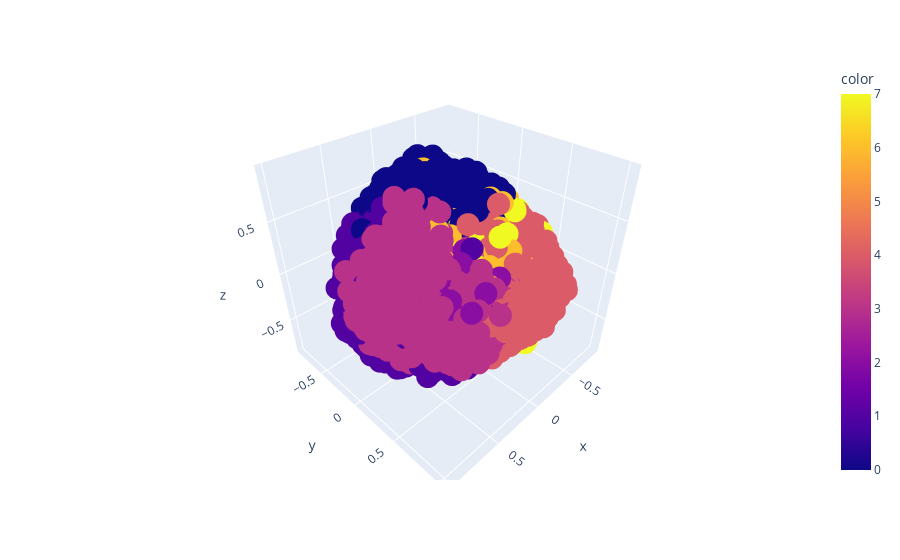

Write notebook code for a chart like this one.
### Code cell
import plotly.express as px

x_, y_, z_ = Xn_3d.T
fig = px.scatter_3d(x=x_, y=y_, z=z_, color=X['cluster'])
fig.show()

### Figure 1 — Plotly figure (JSON) as saved in the notebook; plotly's stock layout.template omitted (floating-point values rounded to 4 significant figures; data arrays with more than 128 entries replaced by an {"elided": "..."} marker saying what was removed)
{"data": [{"hovertemplate": "x=%{x}<br>y=%{y}<br>z=%{z}<br>color=%{marker.color}<extra></extra>", "legendgroup": "", "marker": {"color": {"elided": "8950 int values"}, "coloraxis": "coloraxis", "symbol": "circle"}, "mode": "markers", "name": "", "scene": "scene", "showlegend": false, "type": "scatter3d", "x": {"elided": "8950 float values"}, "y": {"elided": "8950 float values"}, "z": {"elided": "8950 float values"}}], "layout": {"coloraxis": {"colorbar": {"title": {"text": "color"}}, "colorscale": [[0, "#0d0887"], [0.1111, "#46039f"], [0.2222, "#7201a8"], [0.3333, "#9c179e"], [0.4444, "#bd3786"], [0.5556, "#d8576b"], [0.6667, "#ed7953"], [0.7778, "#fb9f3a"], [0.8889, "#fdca26"], [1, "#f0f921"]]}, "legend": {"tracegroupgap": 0}, "margin": {"t": 60}, "scene": {"domain": {"x": [0, 1], "y": [0, 1]}, "xaxis": {"title": {"text": "x"}}, "yaxis": {"title": {"text": "y"}}, "zaxis": {"title": {"text": "z"}}}}}
